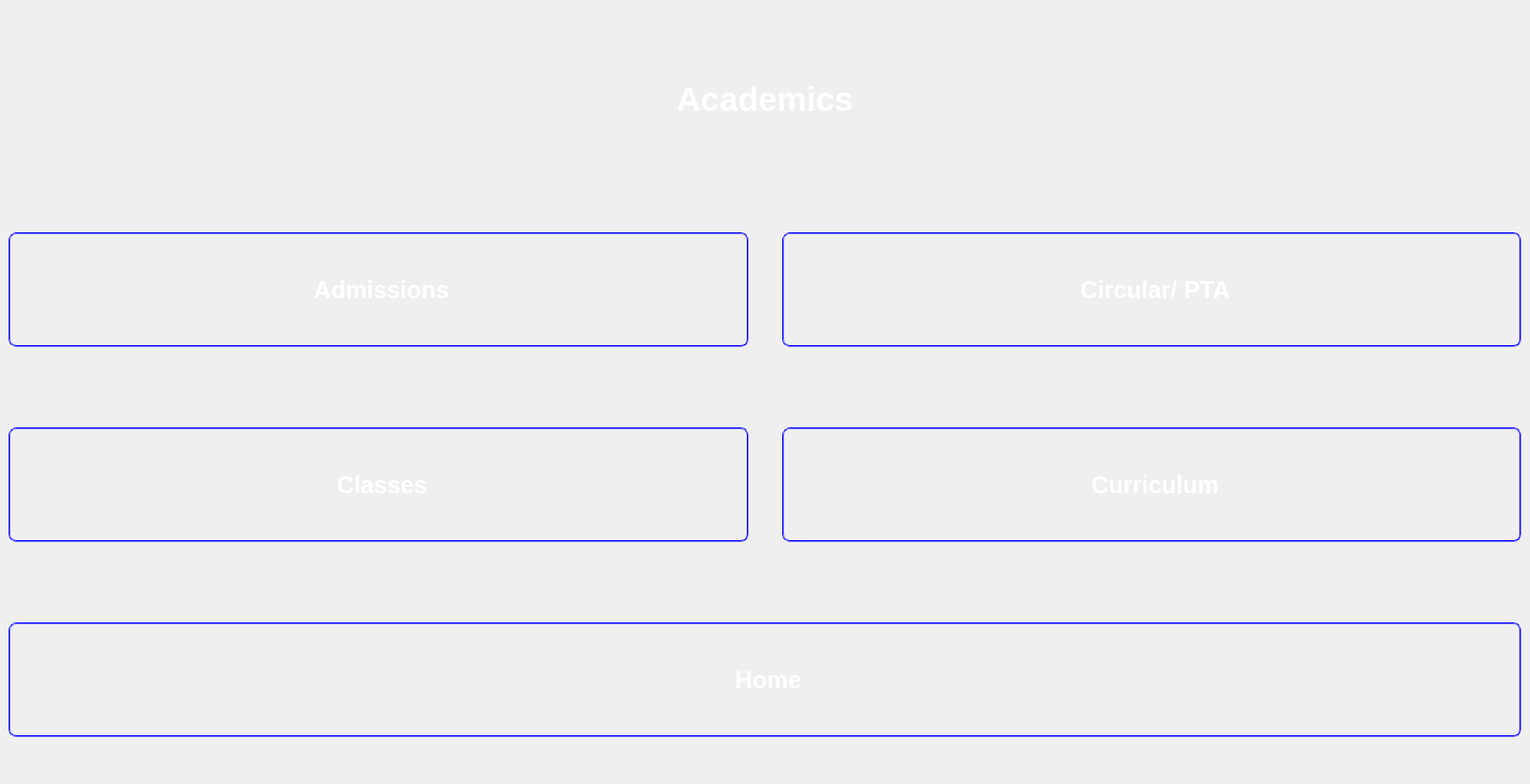
<?xml version="1.0" encoding="UTF-8"?>
<ui version="4.0">
 <class>Academics_Win</class>
 <widget class="QDialog" name="Academics_Win">
  <property name="geometry">
   <rect>
    <x>0</x>
    <y>0</y>
    <width>1600</width>
    <height>820</height>
   </rect>
  </property>
  <property name="minimumSize">
   <size>
    <width>1600</width>
    <height>800</height>
   </size>
  </property>
  <property name="windowTitle">
   <string>Dialog</string>
  </property>
  <property name="styleSheet">
   <string notr="true">background-image: url(:/Background/magicpattern-gradient-1690353787077.jpeg);</string>
  </property>
  <layout class="QGridLayout" name="gridLayout">
   <property name="sizeConstraint">
    <enum>QLayout::SetNoConstraint</enum>
   </property>
   <property name="leftMargin">
    <number>9</number>
   </property>
   <property name="topMargin">
    <number>0</number>
   </property>
   <property name="rightMargin">
    <number>9</number>
   </property>
   <property name="bottomMargin">
    <number>0</number>
   </property>
   <property name="spacing">
    <number>35</number>
   </property>
   <item row="5" column="1">
    <widget class="QPushButton" name="Curriculum">
     <property name="minimumSize">
      <size>
       <width>0</width>
       <height>120</height>
      </size>
     </property>
     <property name="styleSheet">
      <string notr="true">QPushButton{
background-color: none;
color:white;
border-width: 2px;
font:bold 25px;
border-radius: 8px;
padding: 5px;
border: 2px solid blue;
border-style: groove;
}
QPushButton:hover
{
border-color: white;
border-style:solid;
border-width: 2px;
}
QPushButton:pressed
{
border-style:solid;
border-width: 2px;
border-color: rgb(0, 170, 0);
}</string>
     </property>
     <property name="text">
      <string> Curriculum</string>
     </property>
     <property name="icon">
      <iconset resource="QRC/Academics.qrc">
       <normaloff>:/Icons/Curriculum.png</normaloff>:/Icons/Curriculum.png</iconset>
     </property>
     <property name="iconSize">
      <size>
       <width>37</width>
       <height>37</height>
      </size>
     </property>
    </widget>
   </item>
   <item row="5" column="0">
    <widget class="QPushButton" name="Classes">
     <property name="minimumSize">
      <size>
       <width>0</width>
       <height>120</height>
      </size>
     </property>
     <property name="styleSheet">
      <string notr="true">QPushButton{
background-color: none;
color:white;
border-width: 2px;
font:bold 25px;
border-radius: 8px;
padding: 5px;
border: 2px solid blue;
border-style: groove;
}
QPushButton:hover
{
border-color: white;
border-style:solid;
border-width: 2px;
}
QPushButton:pressed
{
border-style:solid;
border-width: 2px;
border-color: rgb(0, 170, 0);
}</string>
     </property>
     <property name="text">
      <string> Classes</string>
     </property>
     <property name="icon">
      <iconset resource="QRC/Academics.qrc">
       <normaloff>:/Icons/ClassIcon.png</normaloff>:/Icons/ClassIcon.png</iconset>
     </property>
     <property name="iconSize">
      <size>
       <width>35</width>
       <height>40</height>
      </size>
     </property>
    </widget>
   </item>
   <item row="2" column="1">
    <widget class="QPushButton" name="Circular">
     <property name="minimumSize">
      <size>
       <width>0</width>
       <height>120</height>
      </size>
     </property>
     <property name="styleSheet">
      <string notr="true">QPushButton{
background-color: none;
color:white;
border-width: 2px;
font:bold 25px;
border-radius: 8px;
padding: 5px;
border: 2px solid blue;
border-style: groove;
}
QPushButton:hover
{
border-color: white;
border-style:solid;
border-width: 2px;
}
QPushButton:pressed
{
border-style:solid;
border-width: 2px;
border-color: rgb(0, 170, 0);
}</string>
     </property>
     <property name="text">
      <string> Circular/ PTA</string>
     </property>
     <property name="icon">
      <iconset resource="QRC/Academics.qrc">
       <normaloff>:/Icons/Circular_PTA.png</normaloff>:/Icons/Circular_PTA.png</iconset>
     </property>
     <property name="iconSize">
      <size>
       <width>40</width>
       <height>40</height>
      </size>
     </property>
    </widget>
   </item>
   <item row="0" column="0" colspan="2">
    <widget class="QLabel" name="Academics">
     <property name="maximumSize">
      <size>
       <width>1600</width>
       <height>110</height>
      </size>
     </property>
     <property name="font">
      <font>
       <pointsize>24</pointsize>
      </font>
     </property>
     <property name="autoFillBackground">
      <bool>false</bool>
     </property>
     <property name="styleSheet">
      <string notr="true">QLabel{
background: transparent;
}</string>
     </property>
     <property name="text">
      <string>&lt;html&gt;&lt;head/&gt;&lt;body&gt;&lt;p align=&quot;center&quot;&gt;&lt;span style=&quot; font-size:26pt; font-weight:600; color:#ffffff;&quot;&gt;Academics&lt;/span&gt;&lt;/p&gt;&lt;/body&gt;&lt;/html&gt;</string>
     </property>
     <property name="scaledContents">
      <bool>true</bool>
     </property>
     <property name="alignment">
      <set>Qt::AlignCenter</set>
     </property>
    </widget>
   </item>
   <item row="2" column="0">
    <widget class="QPushButton" name="Admissions">
     <property name="minimumSize">
      <size>
       <width>0</width>
       <height>120</height>
      </size>
     </property>
     <property name="font">
      <font>
       <pointsize>-1</pointsize>
       <weight>75</weight>
       <italic>false</italic>
       <bold>true</bold>
      </font>
     </property>
     <property name="styleSheet">
      <string notr="true">QPushButton{
background-color: none;
color:white;
border-width: 2px;
font:bold 25px;
border-radius: 8px;
padding: 5px;
border: 2px solid blue;
border-style: groove;
}
QPushButton:hover
{
border-color: white;
border-style:solid;
border-width: 2px;
}
QPushButton:pressed
{
border-style:solid;
border-width: 2px;
border-color: rgb(0, 170, 0);
}</string>
     </property>
     <property name="text">
      <string> Admissions</string>
     </property>
     <property name="icon">
      <iconset resource="QRC/Academics.qrc">
       <normaloff>:/Icons/admissions_Win_icon.png</normaloff>:/Icons/admissions_Win_icon.png</iconset>
     </property>
     <property name="iconSize">
      <size>
       <width>35</width>
       <height>37</height>
      </size>
     </property>
    </widget>
   </item>
   <item row="7" column="0" colspan="2">
    <widget class="QPushButton" name="Home">
     <property name="minimumSize">
      <size>
       <width>0</width>
       <height>120</height>
      </size>
     </property>
     <property name="styleSheet">
      <string notr="true">QPushButton{
background-color: none;
color:white;
border-width: 2px;
font:bold 25px;
border-radius: 8px;
padding: 5px;
border: 2px solid blue;
border-style: groove;
}
QPushButton:hover
{
border-color: white;
border-style:solid;
border-width: 2px;
}
QPushButton:pressed
{
border-style:solid;
border-width: 2px;
border-color: rgb(0, 170, 0);
}</string>
     </property>
     <property name="text">
      <string> Home</string>
     </property>
     <property name="icon">
      <iconset resource="QRC/Academics.qrc">
       <normaloff>:/Icons/homeIcon.svg</normaloff>:/Icons/homeIcon.svg</iconset>
     </property>
     <property name="iconSize">
      <size>
       <width>30</width>
       <height>30</height>
      </size>
     </property>
    </widget>
   </item>
  </layout>
 </widget>
 <resources>
  <include location="QRC/Academics.qrc"/>
 </resources>
 <connections/>
</ui>
